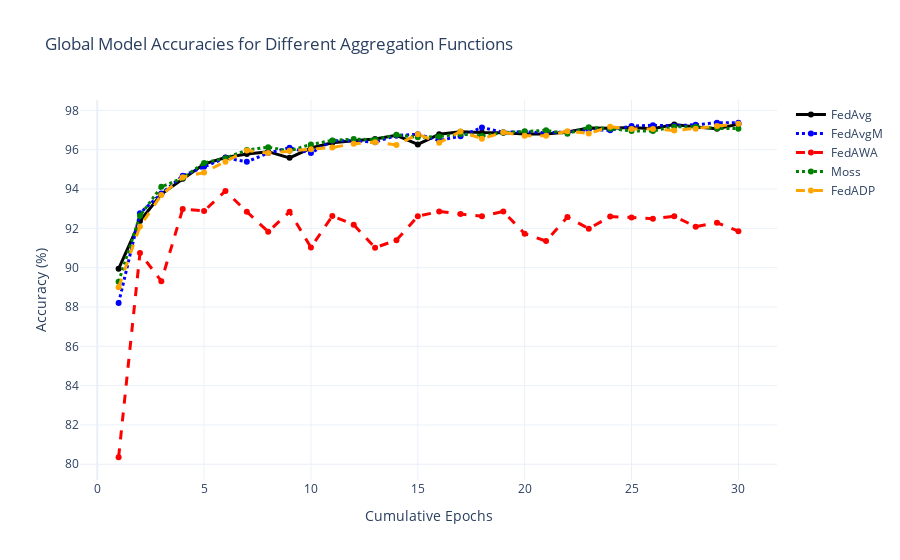

The cell this chart's notebook holds for it:
### Code cell
# === Plot all 5 aggregation methods ===
import plotly.graph_objects as go

fig = go.Figure()

fig.add_trace(go.Scatter(x=epochs_history, y=fedavg_accs, mode='lines+markers', name='FedAvg', line=dict(width=3, color='black')))
fig.add_trace(go.Scatter(x=epochs_history, y=fedavgM_accs, mode='lines+markers', name='FedAvgM', line=dict(width=3, color='blue', dash='dot')))
fig.add_trace(go.Scatter(x=epochs_history, y=fedAWA_accs, mode='lines+markers', name='FedAWA', line=dict(width=3, color='red', dash='dash')))
fig.add_trace(go.Scatter(x=epochs_history, y=moss_accs, mode='lines+markers', name='Moss', line=dict(width=3, color='green', dash='dot')))
fig.add_trace(go.Scatter(x=epochs_history, y=fedADP_accs, mode='lines+markers', name='FedADP', line=dict(width=3, color='orange', dash='dash')))


fig.update_layout(title='Global Model Accuracies for Different Aggregation Functions',
                  xaxis_title='Cumulative Epochs',
                  yaxis_title='Accuracy (%)',
                  template='plotly_white')

fig.show()

### Figure 1 — Plotly figure (JSON) as saved in the notebook; plotly's stock layout.template omitted (floating-point values rounded to 4 significant figures)
{"data": [{"line": {"color": "black", "width": 3}, "mode": "lines+markers", "name": "FedAvg", "type": "scatter", "x": [1, 2, 3, 4, 5, 6, 7, 8, 9, 10, 11, 12, 13, 14, 15, 16, 17, 18, 19, 20, 21, 22, 23, 24, 25, 26, 27, 28, 29, 30], "y": [89.94, 92.37, 93.74, 94.53, 95.27, 95.6, 95.79, 95.9, 95.59, 96.09, 96.36, 96.46, 96.54, 96.73, 96.27, 96.79, 96.91, 96.87, 96.86, 96.8, 96.8, 96.9, 97.1, 97.09, 97.13, 97.07, 97.29, 97.16, 97.07, 97.3]}, {"line": {"color": "blue", "dash": "dot", "width": 3}, "mode": "lines+markers", "name": "FedAvgM", "type": "scatter", "x": [1, 2, 3, 4, 5, 6, 7, 8, 9, 10, 11, 12, 13, 14, 15, 16, 17, 18, 19, 20, 21, 22, 23, 24, 25, 26, 27, 28, 29, 30], "y": [88.2, 92.77, 93.77, 94.67, 95.13, 95.59, 95.39, 95.83, 96.1, 95.83, 96.46, 96.46, 96.39, 96.73, 96.79, 96.47, 96.69, 97.13, 96.89, 96.91, 96.86, 96.9, 97.03, 96.99, 97.2, 97.24, 97.21, 97.27, 97.37, 97.37]}, {"line": {"color": "red", "dash": "dash", "width": 3}, "mode": "lines+markers", "name": "FedAWA", "type": "scatter", "x": [1, 2, 3, 4, 5, 6, 7, 8, 9, 10, 11, 12, 13, 14, 15, 16, 17, 18, 19, 20, 21, 22, 23, 24, 25, 26, 27, 28, 29, 30], "y": [80.36, 90.74, 89.31, 92.99, 92.89, 93.9, 92.84, 91.83, 92.84, 91.03, 92.63, 92.19, 91.01, 91.4, 92.61, 92.86, 92.73, 92.61, 92.86, 91.73, 91.36, 92.57, 91.99, 92.6, 92.56, 92.49, 92.61, 92.09, 92.29, 91.86]}, {"line": {"color": "green", "dash": "dot", "width": 3}, "mode": "lines+markers", "name": "Moss", "type": "scatter", "x": [1, 2, 3, 4, 5, 6, 7, 8, 9, 10, 11, 12, 13, 14, 15, 16, 17, 18, 19, 20, 21, 22, 23, 24, 25, 26, 27, 28, 29, 30], "y": [89.29, 92.64, 94.11, 94.56, 95.33, 95.57, 95.99, 96.13, 95.94, 96.27, 96.47, 96.54, 96.51, 96.76, 96.63, 96.67, 96.8, 96.7, 96.87, 96.94, 96.99, 96.81, 97.14, 97.07, 96.96, 96.96, 97.17, 97.17, 97.09, 97.07]}, {"line": {"color": "orange", "dash": "dash", "width": 3}, "mode": "lines+markers", "name": "FedADP", "type": "scatter", "x": [1, 2, 3, 4, 5, 6, 7, 8, 9, 10, 11, 12, 13, 14, 15, 16, 17, 18, 19, 20, 21, 22, 23, 24, 25, 26, 27, 28, 29, 30], "y": [89, 92.1, 93.7, 94.6, 94.84, 95.39, 95.96, 95.83, 95.94, 96.03, 96.11, 96.3, 96.39, 96.24, 96.79, 96.36, 96.93, 96.56, 96.89, 96.71, 96.71, 96.94, 96.83, 97.17, 97.06, 97.06, 96.97, 97.07, 97.2, 97.31]}], "layout": {"title": {"text": "Global Model Accuracies for Different Aggregation Functions"}, "xaxis": {"title": {"text": "Cumulative Epochs"}}, "yaxis": {"title": {"text": "Accuracy (%)"}}}}
